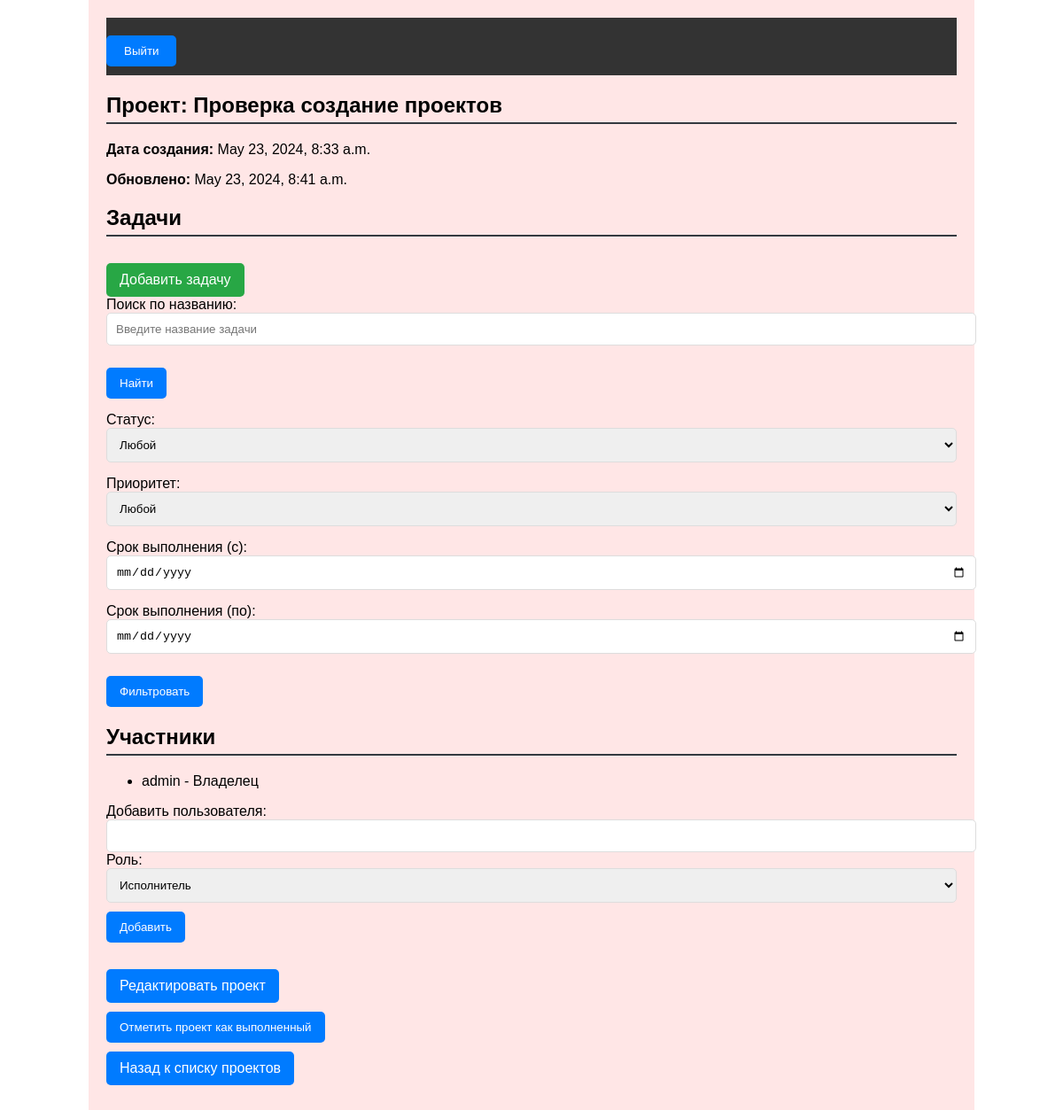
The page /project/1/ on the database as committed earlier.
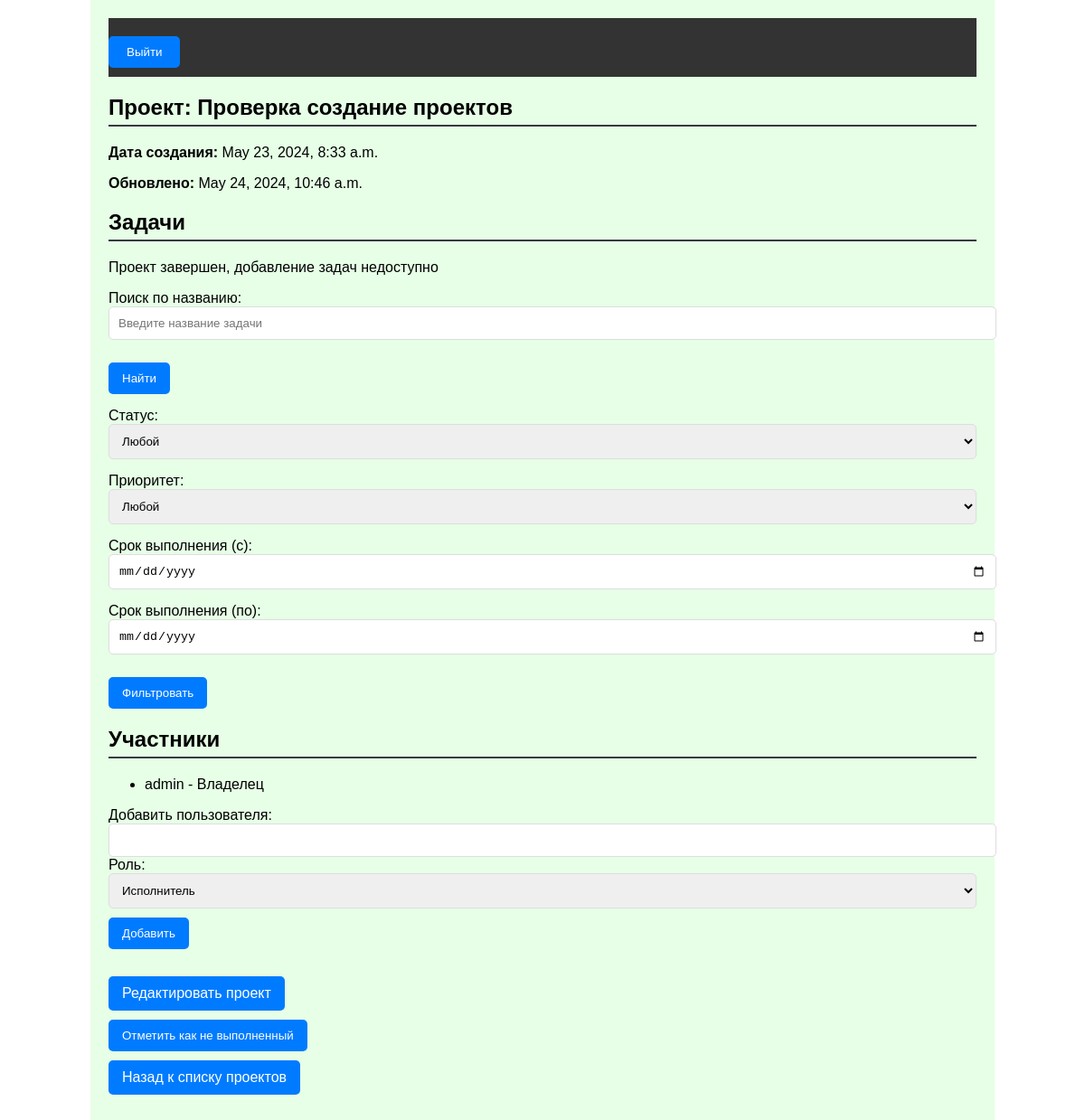
The same page on the database as committed later.
### tasks/models.py (models this page shows, shortened)
class Project(models.Model):
    name = models.CharField(max_length=255)
    description = models.TextField(blank=True, null=True)
    date_created = models.DateTimeField(auto_now_add=True)
    updated_at = models.DateTimeField(auto_now=True)
    completed = models.BooleanField(default=False)
    owner = models.ForeignKey(CustomUser, related_name='owned_projects', on_delete=models.CASCADE)
    users = models.ManyToManyField(get_user_model(), through='ProjectRole')

### tasks/views.py (the view)
# urls.py: path('project/<int:project_id>/', views.project_detail, name='project_detail'),
def project_detail(request, project_id):
    project = get_object_or_404(Project, id=project_id)
    tasks = project.tasks.all()
    roles = ProjectRole.objects.filter(project=project)
    form = TaskFilterForm(request.GET or None)
    if form.is_valid():
        if form.cleaned_data['search']:
            tasks = tasks.filter(title__icontains=form.cleaned_data['search'])
    return render(request, 'project_detail.html', {
        'project': project,
        'tasks': tasks,
        'roles': roles,
        'form': form,
    })

### tasks/forms.py
class TaskFilterForm(forms.Form):
    search = forms.CharField(required=False, label='Название задачи')
    status = forms.ChoiceField(required=False, choices=[('', 'Любой'), ('completed', 'Завершенные'),
                                                        ('not_completed', 'Не завершенные')], label='Статус')
    priority = forms.ChoiceField(required=False, choices=[('', 'Любой'), (1, 'Низкий'), (2, 'Средний'), (3, 'Высокий')],
                                 label='Приоритет')
    due_date_from = forms.DateField(required=False, widget=forms.TextInput(attrs={'type': 'date'}),
                                    label='Срок выполнения (с)')
    due_date_to = forms.DateField(required=False, widget=forms.TextInput(attrs={'type': 'date'}),
                                  label='Срок выполнения (по)')

### tasks/templates/project_detail.html (shortened to what the changed rows need)
{% load static %}
<!DOCTYPE html>
<html lang="ru">
<head>
    <link rel="stylesheet" href="{% static 'css/project_detail.css' %}">
</head>
<body>
    <div class="container {{ project.completed|yesno:'completed,incomplete' }}">
        <section class="project-info">
            <h1>Проект: {{ project.name }}</h1>
            <p><strong>Дата создания:</strong> {{ project.date_created }}</p>
            <p><strong>Обновлено:</strong> {{ project.updated_at }}</p>
        </section>
        <section class="tasks">
            <h2>Задачи</h2>
            {% if not project.completed %}
            <a href="{% url 'add_task' project.id %}" class="btn add-task">Добавить задачу</a>
            {% else %}
            <p>Проект завершен, добавление задач недоступно</p>
            {% endif %}
            <form method="get" action=".">
                <div class="form-group">
                </div>
                <div class="form-group">
                </div>
                <div class="form-group">
                </div>
                <div class="form-group">
                </div>
                <div class="form-group">
                </div>
                <div class="form-group">
                </div>
                <div class="form-group">
                </div>
            </form>
        </section>
        <section class="project-users">
            <h2>Участники</h2>
        </section>
        <section class="project-actions">
            <form method="post" action="{% url 'mark_project_completed' project.id %}">
                <button type="submit" class="btn">
                    {% if project.completed %}Отметить как не выполненный{% else %}Отметить проект как выполненный{% endif %}
                </button>
            </form>
        </section>
    </div>
</body>
</html>

Rows that differ between the two databases and show on the page:
changed Project "Проверка создание проектов": completed False → True (drawn); updated_at "May 23, 2024, 8:41 a.m." → "May 24, 2024, 10:46 a.m."
Other text that changed with them:
text no longer shown: "Добавить задачу Отметить проект как выполненный"
text now shown: "Проект завершен, добавление задач недоступно Отметить как не выполненный"
